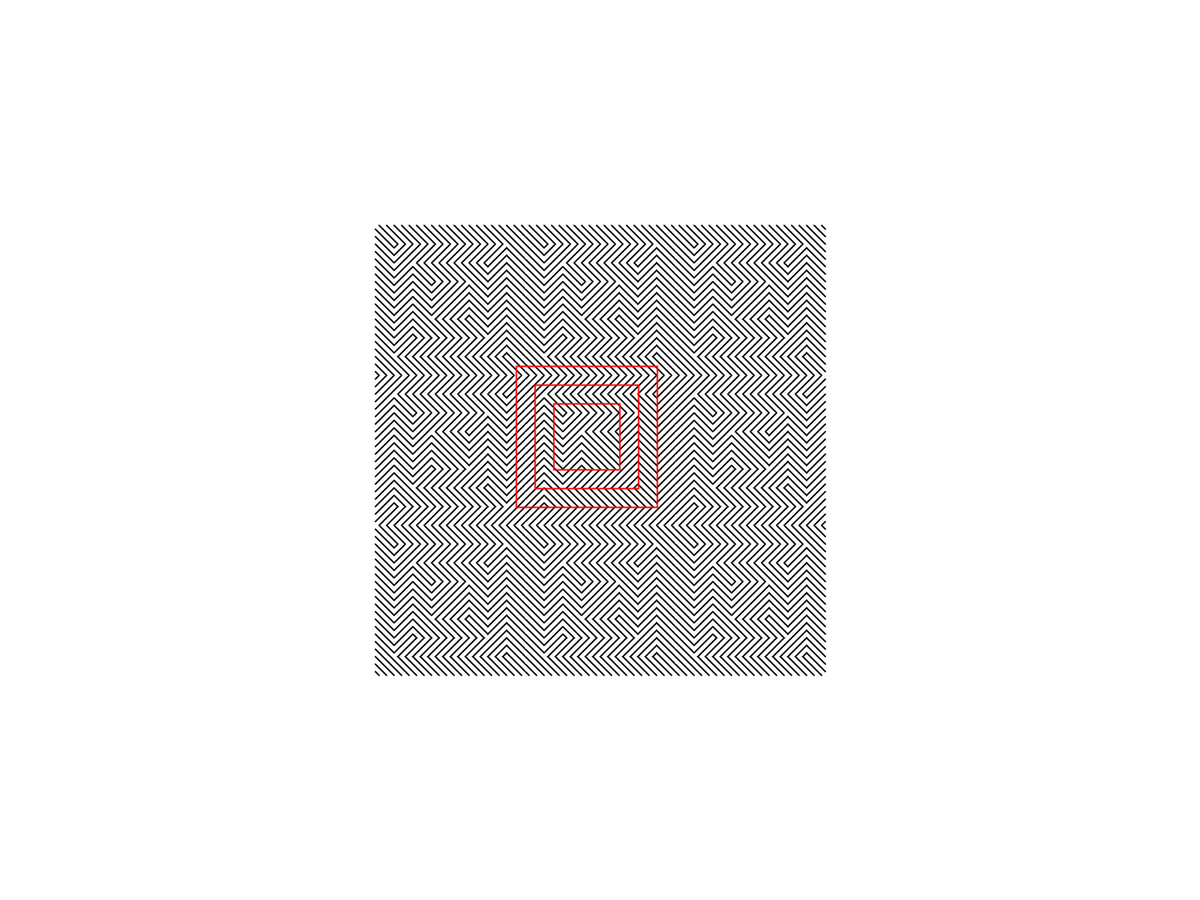
Frame 1 (no input)
Frame 60 (the mouse pressed at the canvas centre just before this capture): identical to frame 1, image omitted
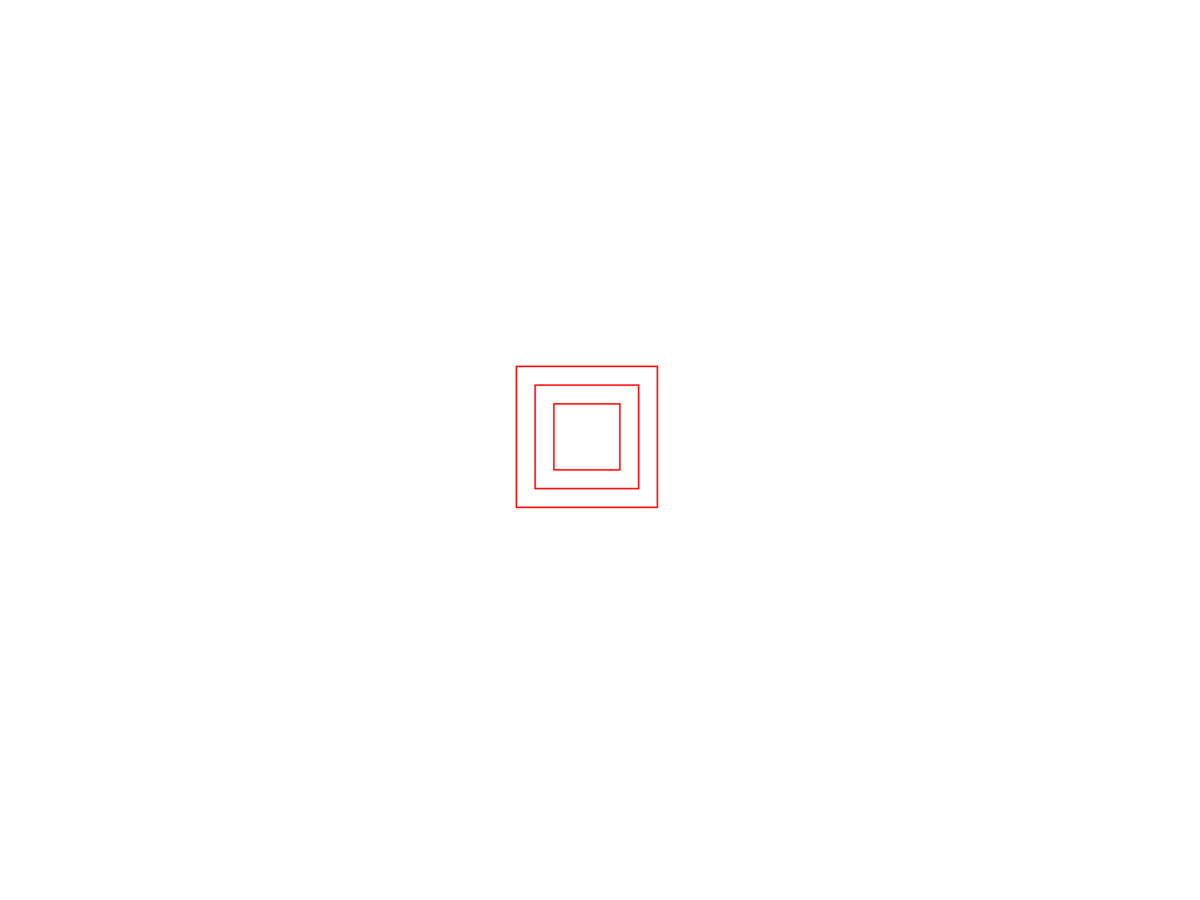
Frame 120 (the mouse held since frame 60 and released just before this capture)

The Processing sketch that drew these frames (run headless with seeded random() and noise(); from frame 60 on, the mouse is pressed at the canvas centre):

// Processing sketch: Hering
// ── Hering.pde
int LINE_STROKE = 2;
int LINE_SEPARATION = 10;
int OFFSET = 25;
int STARTING_SIZE = 200;

float x_center;
float y_center;

boolean sense = false;

public void settings() {
  fullScreen();
}

void setup() {

  x_center = width / 2 - STARTING_SIZE * 3 / 2;
  y_center = height / 2 - STARTING_SIZE * 3 / 2;

}

void draw() {
  background(255);

  // Base pattern (fractal)
  if(!mouseOver()) {

    for (int x = 0; x < 3; ++x) {
      sense = !sense;
      for (int y = 0; y < 3; ++y) {
      sense = !sense;
        
        for (int i = 0; i < 4; ++i) {
          squareCreate(
            x * STARTING_SIZE + OFFSET * i + x_center, 
            y * STARTING_SIZE + OFFSET * i + y_center, 
            STARTING_SIZE - 2 * i * OFFSET, 
            sense);
          sense = !sense;
        }

      }
    }

  }


  // Effect red squares
  push();
  
  stroke(255, 0, 0);
  strokeWeight(LINE_STROKE);
  noFill();

  for (int i = 0; i < 3; ++i) {
    square(
      x_center + STARTING_SIZE - OFFSET / 2 + OFFSET * i,
      y_center + STARTING_SIZE - OFFSET / 2 + OFFSET * i,
      STARTING_SIZE - (OFFSET / 2 + OFFSET * 2 * i)
    );
  }


  pop();
}

boolean mouseOver() {
  return (mouseX >= x_center && mouseX <= x_center + STARTING_SIZE * 3) && (mouseY >= y_center && mouseY <= y_center + STARTING_SIZE * 3);
}


void squareCreate(float x, float y, int size, boolean right) {
  float x_1 = x;
  float x_2 = x + size;
  float y_1 = y;
  float y_2 = y + size;

  push();

  noStroke();
  fill(255);
  square(x, y, size);

  stroke(0);
  strokeWeight(LINE_STROKE);
  float separation = LINE_SEPARATION; 

  for (int i = 1; i <= ceil(size / LINE_SEPARATION); ++i) {

    if(right) {
      // Lower lines
      line(x_1, y_2 - (separation * (i - 0.5)), x_2 - (separation * (i - 0.5)), y_1);  
      // Upper lines
      line(x_1 + (separation * (i - 0.5)), y_2, x_2, y_1 + (separation * (i - 0.5)));  
    } else {
      // Lower lines
      line(x_1, y_1 + (separation * (i - 0.5)), x_2 - (separation * (i - 0.5)), y_2);  
      // Upper lines
      line(x_1 + (separation * (i - 0.5)), y_1, x_2, y_2 - (separation * (i - 0.5)));  
    }
      
  }

  pop();
}
